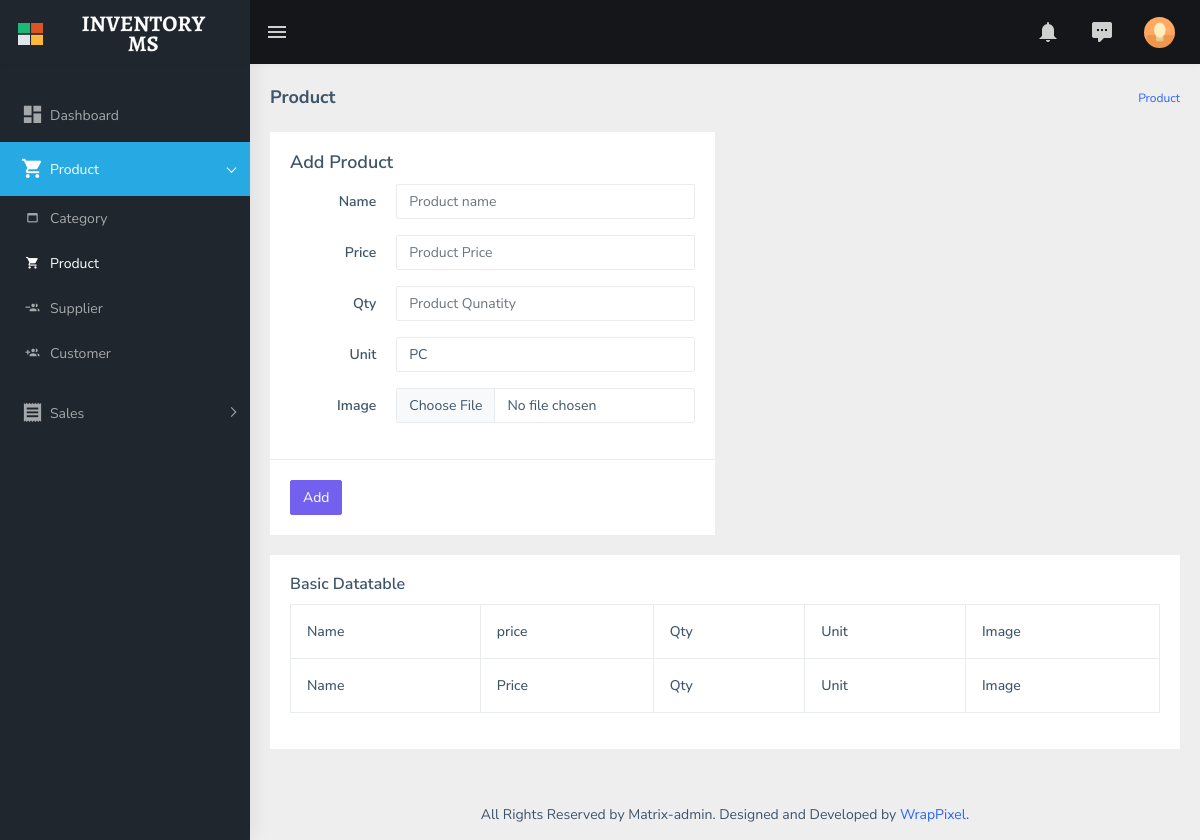
Page /product/ (signed in) on the earlier database version.
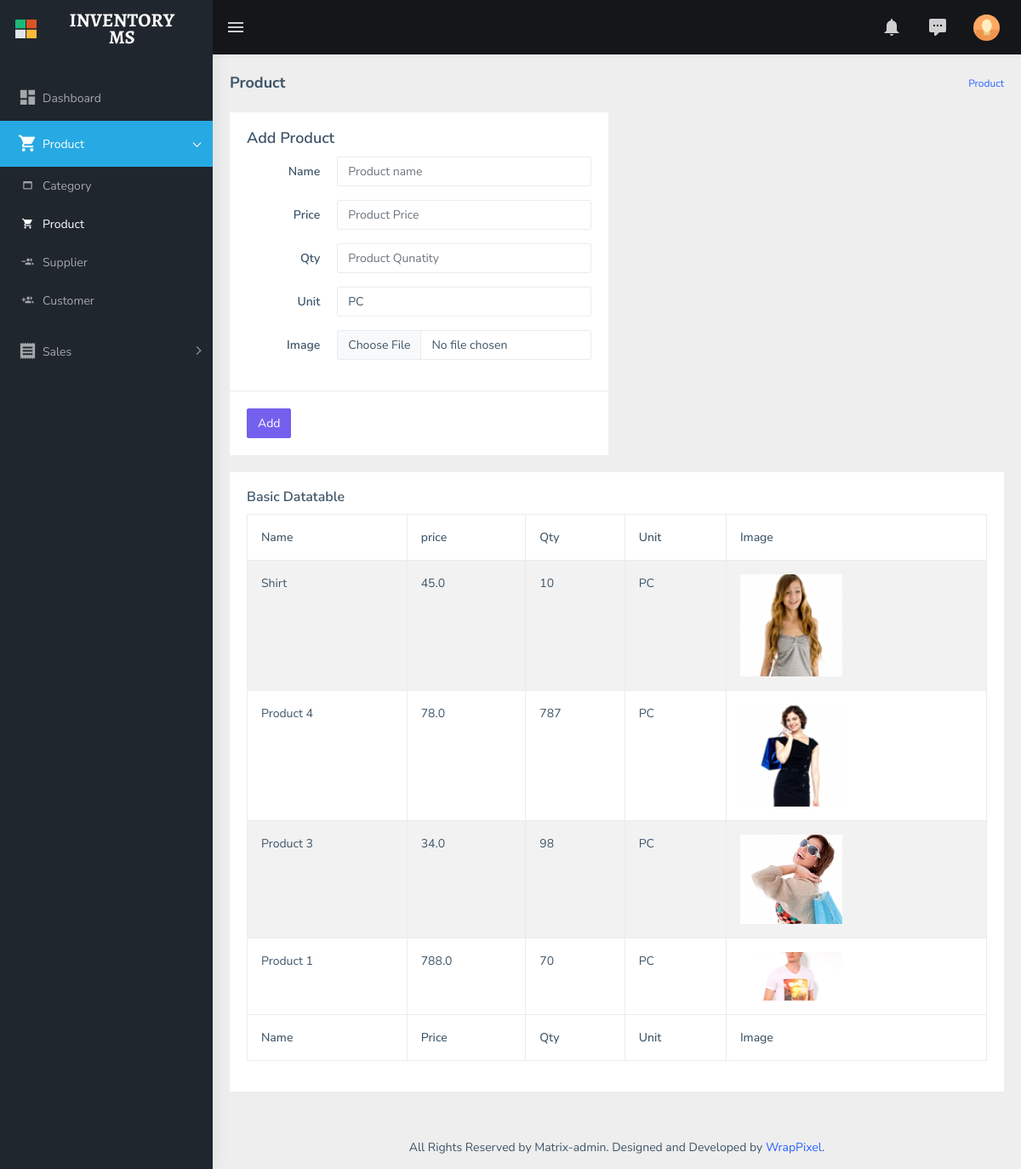
Same page on the later database version.
### store/models.py (models this page shows, shortened)
class Product(models.Model):
    name = models.CharField(max_length=55, blank=False, null=False)
    price = models.FloatField(blank=False, null=False)
    qty = models.IntegerField(blank=False, null=False)
    unit = models.CharField(choices=unit, default='PC', max_length=15)
    image = models.ImageField(upload_to='images', blank=True, null=False)

### store/views.py (the view)
# urls.py: path('product/', views.ProductView, name="product"),
@login_required
def ProductView(request):
    if request.method=='POST':
        form = ProductForm(request.POST, request.FILES)
        if form.is_valid():
            form.save()
        return redirect('store:product')
    products = Product.objects.all().order_by('-id')
    context = {
        'products': products
    }
    return render(request, 'product.html', context)

### store/templates/product.html (shortened to what this page needs)
{% extends './asset/base.html' %} {% load static %} {% block breadcrumb %}
<div class="page-breadcrumb">
    <div class="row">
        <div class="col-12 d-flex no-block align-items-center">
            <h4 class="page-title">Product</h4>
            <div class="ms-auto text-end">
                <nav aria-label="breadcrumb">
                    <ol class="breadcrumb">
                        <li class="breadcrumb-item active"><a href="{% url 'store:product' %}">Product</a></li>
                    </ol>
                </nav>
            </div>
        </div>
    </div>
</div>
{% endblock breadcrumb %} {% block content %}
<div class="container-fluid">
    <div class="row">
        <div class="col-md-6">
            <div class="card">
                <form class="form-horizontal" enctype="multipart/form-data" method="POST" action="{% url 'store:product' %}">
                    <div class="card-body">
                        <h4 class="card-title">Add Product</h4>
                        <div class="form-group row">
                            <label for="fname" class="col-sm-3 text-end control-label col-form-label">Name</label>
                            <div class="col-sm-9">
                                <input type="text" name="name" class="form-control" id="fname" placeholder="Product name" />
                            </div>
                        </div>
                        <div class="form-group row">
                            <label for="email1" class="col-sm-3 text-end control-label col-form-label">Price</label
                  >
                  <div class="col-sm-9">
                    <input
                      type="number" name="price"
                      class="form-control"
                      id="email1"
                      placeholder="Product Price"
                    />
                  </div>
                </div>
                <div class="form-group row">
                  <label
                    for="cono1"
                    class="col-sm-3 text-end control-label col-form-label"
                    >Qty</label
                  >
                  <div class="col-sm-9">
                    <input
                      type="number" name="qty"
                      class="form-control"
                      id="cono1"
                      placeholder="Product Qunatity"
                    />
                  </div>
                </div>
                <div class="form-group row">
                  <label
                    for="cono1"
                    class="col-sm-3 text-end control-label col-form-label"
                    >Unit </label
                  >
                  <div class="col-sm-9">
                    <select class="form-control" name="unit">
                      <option value="PC">PC</option>
                    </select>
                  </div>
                </div>
                <div class="form-group row">
                  <label
                    for="cono1"
                    class="col-sm-3 text-end control-label col-form-label"
                    >Image</label
                  >
                  <div class="col-sm-9">
                    <input type="file" name="image" class="form-control"/>
                  </div>
                </div>
              </div>
              <div class="border-top">
                <div class="card-body">
                  <button type="submit" class="btn btn-primary">
                    Add
                  </button>
                </div>
              </div>
                </form>
          </div>
        </div>
        <div class="col-12">
          <div class="card">
            <div class="card-body">
              <h5 class="card-title">Basic Datatable</h5>
              <div class="table-responsive">
                <table
                  id="zero_config"
                  class="table table-striped table-bordered"
                >
                  <thead>
                    <tr>
                      <th>Name</th>
                      <th>price</th>
                      <th>Qty</th>
                      <th>Unit</th>
                      <th>Image</th>
                    </tr>
                  </thead>
                  <tbody>
                    {% for item in products %}
                    <tr>
                      <td>{{item.name}}</td>
                      <td>{{item.price}}</td>
                      <td>{{item.qty}}</td>
                      <td>{{item.unit}}</td>
                      <td>
                        {% if item.image %}<img src="{{item.image.url}}" style="width: 120px" /> {% endif %}
                      </td>
                    </tr>
                    {% endfor %}
                  </tbody>
                  <tfoot>
                    <tr>
                      <th>Name</th>
                      <th>Price</th>
                      <th>Qty</th>
                      <th>Unit</th>
                      <th>Image</th>
                    </tr>
                  </tfoot>
                </table>
              </div>
            </div>
          </div>
        </div>
      </div>
</div>
{% endblock %}

### store/templates/asset/base.html (shortened to what this page needs)
{% load static %}
<!DOCTYPE html>
<html dir="ltr" lang="en">
<head>
    <link href="{% static 'assets/libs/fullcalendar/dist/fullcalendar.min.css' %}" rel="stylesheet" />
    <link href="{% static 'assets/extra-libs/calendar/calendar.css' %}" rel="stylesheet" />
    <link href="{% static 'dist/css/style.min.css' %}" rel="stylesheet" />
    <link rel="stylesheet" type="text/css" href="{% static 'assets/libs/select2/dist/css/select2.min.css' %}" />
    <link rel="stylesheet" type="text/css" href="{% static 'assets/libs/jquery-minicolors/jquery.minicolors.css' %}" />
    <link rel="stylesheet" type="text/css" href="{% static 'assets/libs/bootstrap-datepicker/dist/css/bootstrap-datepicker.min.css' %}" />
    <link rel="stylesheet" type="text/css" href="{% static 'assets/libs/quill/dist/quill.snow.css' %}" />
    <link href="{% static 'assets/libs/datatables.net-bs4/css/dataTables.bootstrap4.css' %}" rel="stylesheet" />
</head>
<body>
    <div id="main-wrapper" data-layout="vertical" data-navbarbg="skin5" data-sidebartype="full" data-sidebar-position="absolute" data-header-position="absolute" data-boxed-layout="full">
        {% include './header.html' %} {% include './sidebar.html' %}
        <div class="page-wrapper">
            {% block breadcrumb %} {% endblock %} {% block content %} {% endblock %}
            <footer class="footer text-center">
                All Rights Reserved by Matrix-admin. Designed and Developed by
                <a href="https://www.wrappixel.com">WrapPixel</a>.
            </footer>
        </div>
    </div>
</body>
</html>

### store/templates/asset/header.html (shortened to what this page needs)
{% load static %}
<header class="topbar" data-navbarbg="skin5">
    <nav class="navbar top-navbar navbar-expand-md navbar-dark">
        <div class="navbar-header" data-logobg="skin5">
            <a class="navbar-brand" href="index.html">
                <b class="logo-icon ps-2">
        <img
          src="{% static '/assets/images/logo-icon.png' %}"
          alt="homepage"
          class="light-logo"
          width="25"
        />
      </b>
                <span class="logo-text ms-2">
        <img
          src="{% static '/assets/images/iv.png' %}"
          alt="homepage"
          class="light-logo"
        />
      </span>
            </a>
        </div>
        <div class="navbar-collapse collapse" id="navbarSupportedContent" data-navbarbg="skin5">
            <ul class="navbar-nav float-start me-auto">
                <li class="nav-item d-none d-lg-block">
                    <a class="nav-link sidebartoggler waves-effect waves-light" href="javascript:void(0)" data-sidebartype="mini-sidebar"><i class="mdi mdi-menu font-24"></i
        ></a>
            </ul>
            <ul class="navbar-nav float-end">
                <li class="nav-item dropdown">
                    <a class="nav-link dropdown-toggle" href="#" id="navbarDropdown" role="button" data-bs-toggle="dropdown" aria-expanded="false">
                        <i class="mdi mdi-bell font-24"></i>
                    </a>
                </li>
                <li class="nav-item dropdown">
                    <a class="nav-link dropdown-toggle waves-effect waves-dark" href="#" id="2" role="button" data-bs-toggle="dropdown" aria-expanded="false">
                        <i class="font-24 mdi mdi-comment-processing"></i>
                    </a>
      </li>
      <li class="nav-item dropdown">
        <a
          class="
            nav-link
            dropdown-toggle
            text-muted
            waves-effect waves-dark
            pro-pic
          "
          href="#"
          id="navbarDropdown"
          role="button"
          data-bs-toggle="dropdown"
          aria-expanded="false"
        >
          <img
            src="{% static '/assets/images/users/1.jpg' %}"
            alt="user"
            class="rounded-circle"
            width="31"
          />
        </a>
      </li>
    </ul>
  </div>
</nav>
</header>

### store/templates/asset/sidebar.html (shortened to what this page needs)
{% load static %}
<aside class="left-sidebar" data-sidebarbg="skin5">
    <div class="scroll-sidebar">
        <nav class="sidebar-nav">
            <ul id="sidebarnav" class="pt-4">
                <li class="sidebar-item">
                    <a class="sidebar-link waves-effect waves-dark sidebar-link" href="{% url 'store:dashboard' %}" aria-expanded="false"><i class="mdi mdi-view-dashboard"></i><span class="hide-menu">
                        Dashboard</span></a>
                </li>
                <li class="sidebar-item">
                    <a class="sidebar-link has-arrow waves-effect waves-dark" href="javascript:void(0)" aria-expanded="false"><i class="mdi mdi-cart"></i><span class="hide-menu">Product </span></a>
                    <ul aria-expanded="false" class="collapse first-level">
                        <li class="sidebar-item">
                            <a class="sidebar-link waves-effect waves-dark sidebar-link" href="{% url 'store:category' %}" aria-expanded="false"><i class="mdi mdi-application"></i><span class="hide-menu">
                                Category</span></a>
                        </li>
                        <li class="sidebar-item">
                            <a class="sidebar-link waves-effect waves-dark sidebar-link" href="{% url 'store:product' %}" aria-expanded="false"><i class="mdi mdi-cart"></i><span class="hide-menu">
                                Product</span></a>
                        </li>
                        <li class="sidebar-item">
                            <a class="sidebar-link waves-effect waves-dark sidebar-link" href="{% url 'store:supplier' %}" aria-expanded="false"><i class="mdi mdi-account-multiple-minus"></i><span class="hide-menu">
                        Supplier</span></a>
                        </li>
                        <li class="sidebar-item">
                            <a class="sidebar-link waves-effect waves-dark sidebar-link" href="{% url 'store:buyer' %}" aria-expanded="false"><i class="mdi mdi-account-multiple-plus"></i><span class="hide-menu">Customer</span></a>
                        </li>
                    </ul>
                </li>
                <li class="sidebar-item">
                    <a class="sidebar-link has-arrow waves-effect waves-dark" href="javascript:void(0)" aria-expanded="false"><i class="mdi mdi-receipt"></i><span class="hide-menu">Sales </span></a>
                </li>
            </ul>
        </nav>
    </div>
</aside>

Differences in the rows shown:
added Product: name "Shirt", price "45.0", qty "10", unit "PC", image (picture)
added Product: name "Product 4", price "78.0", qty "787", unit "PC", image (picture)
added Product: name "Product 3", price "34.0", qty "98", unit "PC", image (picture)
added Product: name "Product 1", price "788.0", qty "70", unit "PC", image (picture)
